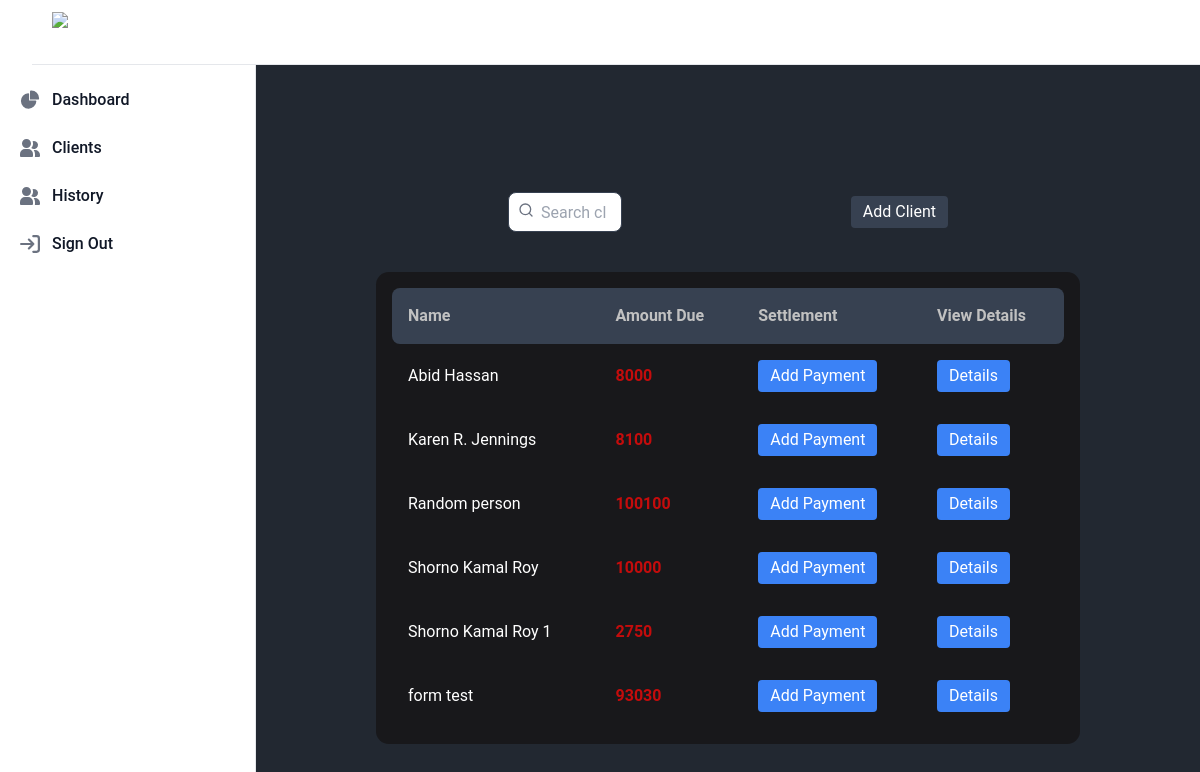
Page /clients on the earlier database version.
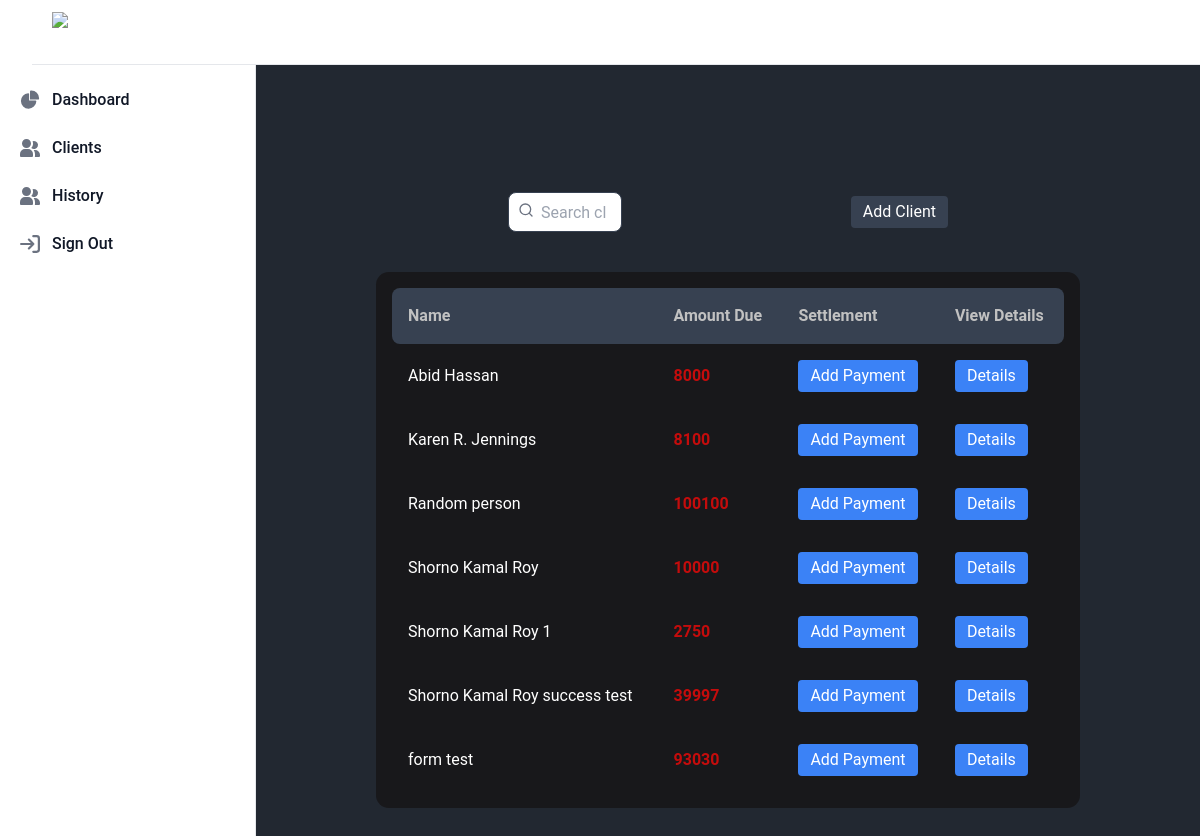
Same page on the later database version.
### lenden/models.py (models this page shows, shortened)
class Client(models.Model):
    name = models.CharField(max_length=200)
    email = models.EmailField()
    phone = models.CharField(max_length=20)
    created = models.DateField(auto_now_add=True)
    loan_amount = models.IntegerField()
    paid_amount = models.IntegerField(default=0)
    def remaining(self):
        return self.loan_amount - self.paid_amount

### lenden/views.py (the view)
# urls.py: path("clients", views.ClientListView.as_view(), name="clients"),
class ClientListView(ListView):
    model = Client
    template_name = "clients_list.html"
    context_object_name = "clients"
    ordering = ["name"]
    paginate_by = 20

### lenden/templates/clients_list.html (shortened to what this page needs)
{% extends "base.html" %}
{% block content %}
    <div class="w-full flex justify-center pt-24">
        <div class="flex w-1/2 justify-center items-center">
            <div class="w-1/2 flex-1 ">
                <form>
                    <div class="relative">
                        <input
                                class="flex h-10 pl-8 border border-gray-700 rounded-lg outline-none md:w-2/3 lg:w-1/3 dark:bg-[#18181b]"
                                placeholder="Search clients..."
                                type="search"
                        />
                    </div>
                </form>
            </div>
            <div>
                <button class="bg-gray-700 hover:bg-black text-white py-1 px-3 rounded ">
                    <a href="{% url 'create' %}">Add Client</a>
                </button>
            </div>
        </div>
    </div>
    <div class="pt-10 flex flex-col items-center justify-between">
        <div class="table-div">
            <table>
                <thead class="bg-gray-700">
                <th>Name</th>
                <th>Amount Due</th>
                <th>Settlement</th>
                <th>View Details</th>
                </thead>
                {% for client in clients %}
                    <tbody>
                    <tr>
                        <td>{{ client.name }}</td>
                        <td class="text-[#C40C0C] font-bold">
                            {{ client.remaining }}
                        </td>
                        <td>
                            <div>
                                <button class="bg-blue-500 hover:bg-blue-700 text-white py-1 px-3 rounded">
                                    <a href="{% url 'add_payment' client_id=client.id %}">Add Payment</a>
                                </button>
                            </div>
                        </td>
                        <td>
                            <div>
                                <button class="bg-blue-500 hover:bg-blue-700 text-white py-1 px-3 rounded">
                                    <a href="{% url "client" pk=client.id %}">Details</a>
                                </button>
                            </div>
                        </td>
                    </tr>
                    </tbody>
                {% endfor %}
            </table>
        </div>
        <div class="w-1/2 flex justify-between pt-24">
        </div>
    </div>
{% endblock %}

Differences in the rows shown:
added Client: name "Shorno Kamal Roy success test", remaining "39997"
